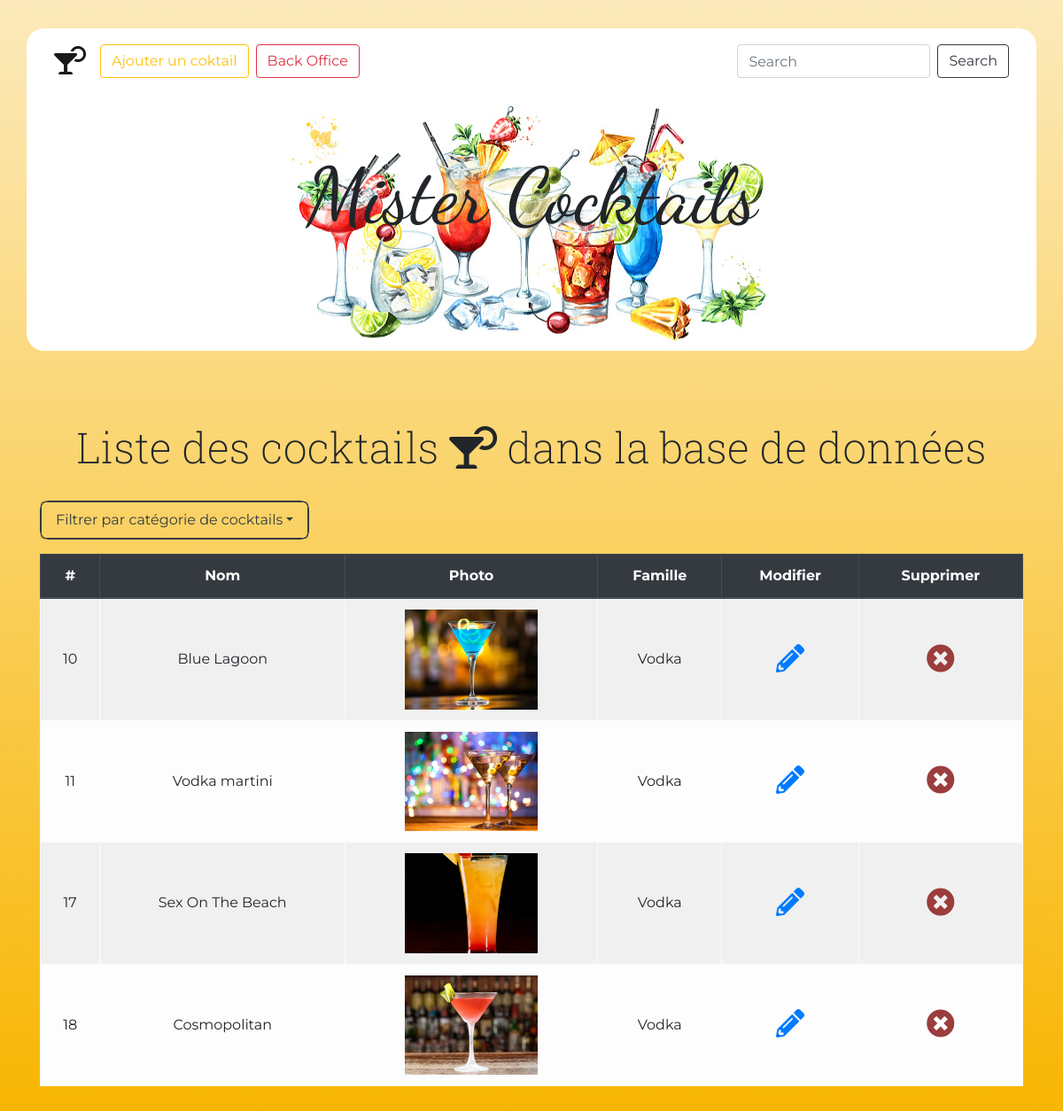
Page /backOffice.php?categorie=Vodka on the committed database.
### tables this page shows
CREATE TABLE `Cocktail` (
  `id` int(11) NOT NULL,
  `nom` varchar(255) DEFAULT NULL,
  `description` text,
  `urlPhoto` varchar(255) DEFAULT NULL,
  `dateConception` date DEFAULT NULL,
  `prixMoyen` float DEFAULT NULL,
  `idFamille` int(11) DEFAULT NULL
);

CREATE TABLE `Famille` (
  `id` int(11) NOT NULL,
  `nomFamille` varchar(255) DEFAULT NULL
);

### backOffice.php (called while the page is built, shortened)
<?php
    require 'models/cocktail.php';
    if (isset($_GET['categorie'])) {
        $listeCocktailsBO = listerCocktailsCat($_GET['categorie']);
    }
    else {
        $listeCocktailsBO = listerCocktailsBO();
    }
    include 'templates/backOffice.phtml';
?>

### models/cocktail.php (called while the page is built, shortened)
<?php
    function listerCocktailsCat($categorie) {
        $pdo = connectToDatabase();
        $query = $pdo->prepare("
            SELECT
                Cocktail.id,
                nom,
                nomFamille,
                description,
                urlPhoto,
                YEAR(dateConception) AS anneeConception,
                prixMoyen
            FROM Cocktail
            INNER JOIN Famille ON idFamille = Famille.id
            WHERE nomFamille = ?;
        ");
        $query->execute([ $categorie ]);
        return $query->fetchAll(PDO::FETCH_ASSOC);
    }

### templates/backOffice.phtml (the view, shortened to what this page needs)
<!DOCTYPE html>
<html lang="fr">
<head>
    <link rel="stylesheet" href="https://cdnjs.cloudflare.com/ajax/libs/twitter-bootstrap/4.4.1/css/bootstrap.min.css">
    <link rel="stylesheet" href="https://cdnjs.cloudflare.com/ajax/libs/font-awesome/5.15.2/css/all.min.css" />
    <link rel="stylesheet" href="assets/css/cocktails.css">
</head>
<body>
    <header>
        <div class="container">
            <nav class="navbar navbar-expand-lg navbar-light bg-transparent">
                <a class="navbar-brand" href="index.php"><i class="fas fa-cocktail"></i></a>
                <div class="collapse navbar-collapse" id="navbarSupportedContent">
                    <?php include 'templates/inc/nav.phtml' ?>
                    <form action="" class="form-inline my-2 my-lg-0">
                        <input class="form-control mr-sm-2" type="search" placeholder="Search" aria-label="Search" name="recherche">
                        <button class="btn btn-outline-dark my-2 my-sm-0" type="submit">Search</button>
                    </form>
                </div>
            </nav>
            <div class="header">
                <h1>Mister Cocktails</h1>
            </div>
        </div>
    </header>
    <main class="row">
        <div class="container">
            <h2>Liste des cocktails <i class="fas fa-cocktail"></i> dans la base de données</h2>
            <div class="row">
                <div class="col-12">
                    <div class="nav-item dropdown active border border-dark mb-3">
                    <a class="nav-link dropdown-toggle btn btn-outline-dark" href="#" id="navbarDropdown" role="button" data-toggle="dropdown" aria-haspopup="true" aria-expanded="false">
                            Filtrer par catégorie de cocktails</a>
                        </div>
                        <table class="table table-striped table-bordered table-light table-hover">
                            <thead class="thead-dark">
                                <tr>
                                    <th>#</th>
                                    <th>Nom</th>
                                    <th>Photo</th>
                                    <th>Famille</th>
                                    <th>Modifier</th>
                                    <th>Supprimer</th>
                                </tr>
                            </thead>
                            <tbody>
                                <?php foreach($listeCocktailsBO AS $soustableau) { ?>
                                    <tr>
                                        <td class="align-middle"><?=$soustableau['id']?></td>
                                        <td class="align-middle"><?=$soustableau['nom']?></td>
                                        <td><a href="assets/images/cocktails/<?=$soustableau['urlPhoto']?>"><img src="assets/images/cocktails/<?=$soustableau['urlPhoto']?>" alt="<?=$soustableau['urlPhoto']?>" style="width:150px"></a></td>
                                        <td class="align-middle"><?=$soustableau['nomFamille']?></td>
                                        <td class="align-middle"><a href="editionCocktail.php?action=modifier&id=<?=$soustableau['id']?>"><i class="fas fa-pencil-alt"></i></a></td>
                                        <td class="align-middle"><a href="?action=supprimer&id=<?=$soustableau['id']?>" class="supprimer"><i class="fas fa-times-circle"></i></a></td>
                                    </tr>
                                <?php } ?>
                            </tbody>
                        </table>
                </div>
            </div>
        </div>
    </main>
</body>
</html>

### assets/css/cocktails.css (style rules this page uses)
* { box-sizing: border-box; }
header { margin-bottom:5rem; }
nav > a:first-child { font-size: 2rem; }
nav a { font-size: 1.3rem; }
header .container { background-color: white; border-radius: 20px; }
.nav-item { width:max-content; border-radius: 10px; }
.header { background: url('../images/banners/banner-3.jpg'); background-size:auto; background-repeat: no-repeat; background-position: center; padding: 4rem 0rem 7rem 0rem; text-align: center; border-radius: 20px; max-width: 575px; margin: 0 auto; }
h1 { font-size: 5.5rem; font-family: 'Dancing Script', cursive; }
body { background: linear-gradient(to bottom, #fceabb, #f8b500); font-family: Montserrat, sans-serif; min-height: 100vh; padding: 2rem 0; }
main { display: flex; flex-wrap: wrap; justify-content: space-between; }
nav { width: 100%; margin: 0 auto; }
h2 { margin-bottom:2rem; font-size: 3rem; font-family: 'Roboto Slab', serif; font-weight: 200; text-align: center; }
.container div { text-align: center; }
button { padding: 1rem 5rem; }
.fa-times-circle { color:rgb(155, 61, 61); }
table i { font-size: 2rem; }
.row { position:relative; }

### rows in the picture
cocktail: id "10", nom "Blue Lagoon", urlPhoto (picture), idFamille.nomFamille "Vodka"
cocktail: id "11", nom "Vodka martini", urlPhoto (picture), idFamille.nomFamille "Vodka"
cocktail: id "17", nom "Sex On The Beach", urlPhoto (picture), idFamille.nomFamille "Vodka"
cocktail: id "18", nom "Cosmopolitan", urlPhoto (picture), idFamille.nomFamille "Vodka"
